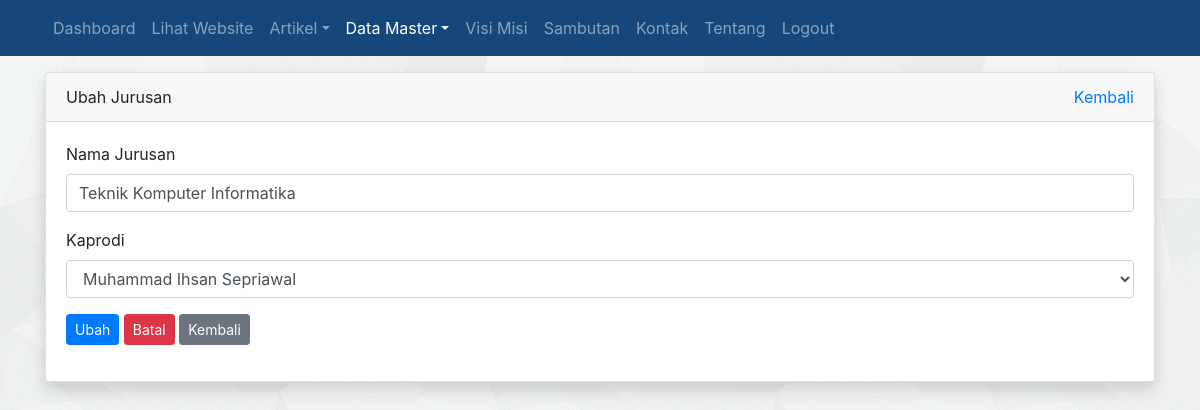
/admin/jurusan/ubah.php?id=6 (signed in), run on the app's committed database.
### tables this page shows
CREATE TABLE `tbl_jurusan` (
  `id` int(11) NOT NULL,
  `nama_jurusan` varchar(30) DEFAULT NULL,
  `ka_prodi` int(11) DEFAULT NULL
);

CREATE TABLE `tbl_guru` (
  `id` int(11) NOT NULL,
  `nama` varchar(100) DEFAULT NULL,
  `nip` int(10) DEFAULT NULL,
  `jenis_kelamin` enum('L','P') DEFAULT NULL,
  `no_hp` varchar(12) DEFAULT NULL,
  `tempat_lahir` varchar(50) DEFAULT NULL,
  `tanggal_lahir` date DEFAULT NULL,
  `mata_pelajaran` varchar(50) DEFAULT NULL,
  `alamat` varchar(100) DEFAULT NULL,
  `foto` varchar(100) DEFAULT NULL
);

### admin/jurusan/ubah.php (the view, shortened to what this page needs)
<?php
require_once '../../koneksi.php';
$id = $_GET['id'];
$query = mysqli_query($koneksi, "SELECT * FROM tbl_jurusan WHERE id = $id");
$jurusan = mysqli_fetch_assoc($query);
$query_guru = mysqli_query($koneksi, "SELECT id, nama FROM tbl_guru");
?>
<!DOCTYPE html>
<html>
<head>
	<link rel="stylesheet" href="../../resources/css/bootstrap.min.css">
</head>
<body>
	<?php require_once '../navbar.php'; ?>
	<div class="container mt-3">
		<div class="row">
			<div class="col">
				<div class="card shadow">
					<div class="card-header">
						<div class="clearfix">
							<div class="float-left">
								Ubah Jurusan
							</div>
							<div class="float-right">
								<a href="index.php">Kembali</a>
							</div>
						</div>
					</div>
					<div class="card-body">
						<form method="POST" action="proses_ubah.php?id=<?= $jurusan['id'] ?>">
							<div class="form-group">
								<label for="nama_jurusan">Nama Jurusan</label>
								<input type="text" value="<?= $jurusan['nama_jurusan'] ?>" class="form-control" id="nama_jurusan" placeholder="nama jurusan" autocomplete="off" required="required" name="nama_jurusan">
							</div>
							<div class="form-group">
								<label for="kaprodi">Kaprodi</label>
								<select name="kaprodi" id="kaprodi" class="form-control">
									<?php while($row = mysqli_fetch_assoc($query_guru)) : ?>
										<option value="<?= $row['id'] ?>" <?= $jurusan['ka_prodi'] == $row['id'] ? 'selected' : '' ?>><?= $row['nama'] ?></option>
									<?php endwhile; ?>
								</select>
							</div>
							<div class="form-group">
								<button type="submit" class="btn btn-sm btn-primary" name="ubah">Ubah</button>
								<button type="reset" class="btn btn-sm btn-danger" onclick="return confirm('apakah anda yakin?')">Batal</button>
								<a href="index.php" class="btn btn-sm btn-secondary">Kembali</a>
							</div>
						</form>
					</div>
				</div>
			</div>
		</div>
	</div>
</body>
</html>

### resources/css/styles.css (style rules this page uses)
body { background-image: url('../images/bg_all.jpg'); }

### data on the page
tbl_jurusan: nama_jurusan "Teknik Komputer Informatika", kaprodi "Muhammad Ihsan Sepriawal"
